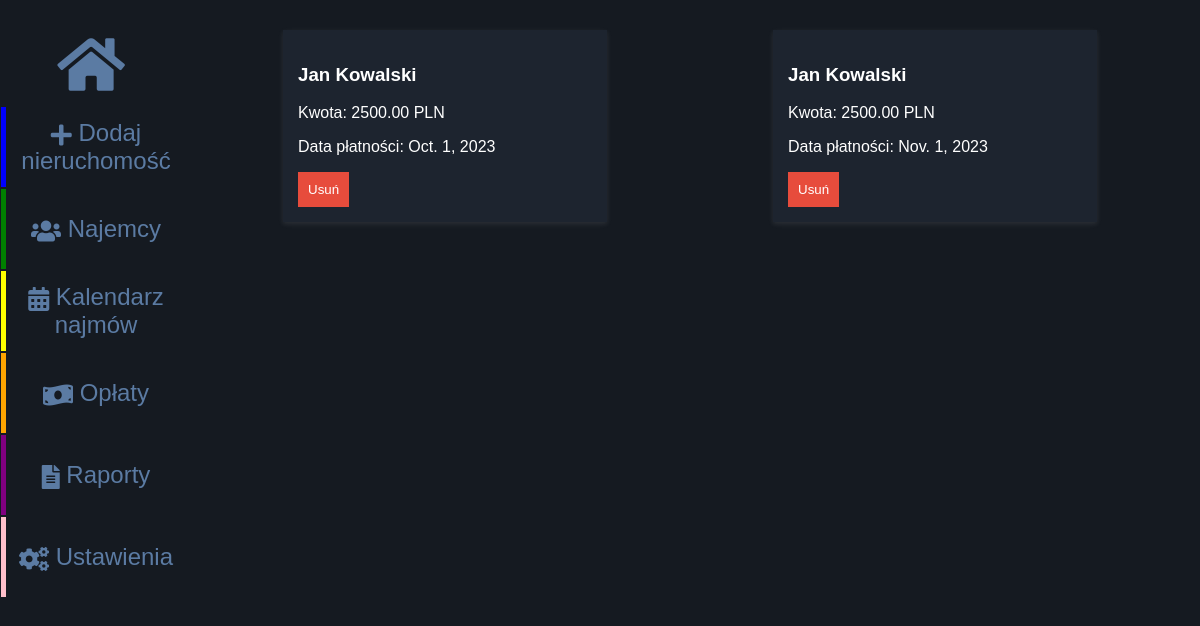
The page /oplaty/ on the database as committed earlier.
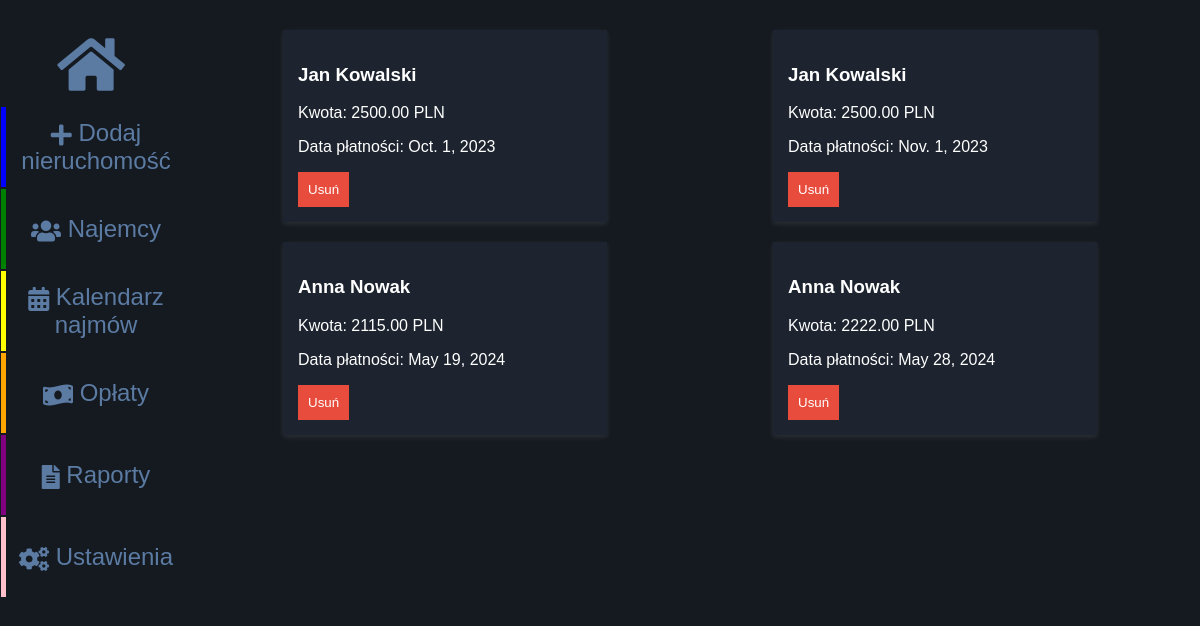
The same page on the database as committed later.
### listings/models.py (models this page shows, shortened)
class Oplata(models.Model):
    ID_oplaty = models.AutoField(primary_key=True)
    ID_umowy = models.ForeignKey(UmowaNajmu, on_delete=models.CASCADE,db_column='ID_umowy')  # Relacja z UmowaNajmu
    Data_platnosci = models.DateField()
    Kwota = models.DecimalField(max_digits=10, decimal_places=2)
    Typ_oplaty = models.CharField(max_length=50)
    class Meta:
        db_table='Oplaty'

class UmowaNajmu(models.Model):
    ID_umowy = models.AutoField(primary_key=True)
    ID_najemcy = models.ForeignKey(Najemca, on_delete=models.CASCADE, db_column='ID_najemcy')  # Relacja z Najemca
    ID_nieruchomosci = models.ForeignKey(Nieruchomosc, on_delete=models.CASCADE, db_column='ID_nieruchomosci')  # Relacja z Nieruchomosc
    Data_rozpoczecia = models.DateField()
    Data_zakonczenia = models.DateField()
    Oplata_miesieczna = models.DecimalField(max_digits=10, decimal_places=2)
    Kaucja = models.DecimalField(max_digits=10, decimal_places=2)
    Status = models.CharField(max_length=50)
    class Meta:
        db_table='Umowy_najmu'

class Najemca(models.Model):
    ID_najemcy = models.AutoField(primary_key=True)
    Imie = models.CharField(max_length=100)
    Nazwisko = models.CharField(max_length=100)
    Telefon = models.CharField(max_length=15)
    Email = models.EmailField(max_length=100)
    Data_rozpoczecia_najmu = models.DateField(blank=True, null=True)  # Opcjonalne
    Data_zakonczenia_najmu = models.DateField(blank=True, null=True)  # Opcjonalne
    ID_nieruchomosci = models.ForeignKey(Nieruchomosc, on_delete=models.SET_NULL, blank=True, null=True, db_column='ID_nieruchomosci')  # Relacja z Nieruchomosc, opcjonalne
    class Meta:
        db_table='Najemcy'

### listings/views.py (the view)
# urls.py: path('oplaty/', views.lista_oplat, name='lista_oplat'),
def lista_oplat(request):
    theme = request.session.get('theme', 'dark')
    oplaty = Oplata.objects.select_related('ID_umowy__ID_najemcy').all()  # Zakładając, że istnieje relacja ID_umowy do UmowaNajmu i UmowaNajmu ma relację ID_najemcy do Najemca
    return render(request, 'lista_oplat.html', {'oplaty': oplaty,'theme': theme})

### templates/lista_oplat.html (shortened to what this page needs)
<!DOCTYPE html>
<html lang="en">
<head>
    {% load static %}
    <link rel="stylesheet" type="text/css" href="{% static 'style.css' %}">
    <link rel="stylesheet" href="https://cdnjs.cloudflare.com/ajax/libs/font-awesome/5.15.4/css/all.min.css">
</head>
<body class="{{ theme }} {{ font_size }}-font">
    <div class="sidebar">
        <a href="{% url 'lista_nieruchomosci' %}" style="display: flex; align-items: center; justify-content: center; margin-top: 25px;">
            <button style="background: none; border: none;"><i class="fas fa-home" style="font-size: 60px;"></i></button>
        </a>
        <a href="{% url 'dodaj_nieruchomosc' %}" class="button-2">
            <button><i class="fas fa-plus"></i> Dodaj nieruchomość</button>
        </a>
        <a href="{% url 'lista_najemcow' %}" class="button-3">
            <button><i class="fas fa-users"></i> Najemcy</button>
        </a>
        <a href="{% url 'kalendarz_najmow' %}" class="button-4">
            <button><i class="fas fa-calendar-alt"></i> Kalendarz najmów</button>
        </a>
        <a href="{% url 'lista_oplat' %}" class="button-5">
            <button><i class="fas fa-money-bill-wave"></i> Opłaty</button>
        </a>
        <a href="{% url 'raporty' %}" class="button-6">
            <button><i class="fas fa-file-alt"></i> Raporty</button>
        </a>
        <a href="{% url 'ustawienia' %}" class="button-7">
            <button><i class="fas fa-cogs"></i> Ustawienia</button>
        </a>
    </div>
    <div class="main-content">
        {% for oplata in oplaty %}
        <div class="payment-tile">
            <h3>{{ oplata.ID_umowy.ID_najemcy.Imie }} {{ oplata.ID_umowy.ID_najemcy.Nazwisko }}</h3>
            <p>Kwota: {{ oplata.Kwota }} PLN</p>
            <p>Data płatności: {{ oplata.Data_platnosci }}</p>
            <form method="post" action="{% url 'usun_oplate' oplata.pk %}">
                <button type="submit" class="delete-button">Usuń</button>
            </form>
        </div>
        {% endfor %}
    </div>
</body>
</html>

### listings/static/style.css (style rules this page uses)
body { font-family: Arial, sans-serif; margin: 0; padding: 0; background-color: #151a21; }
.sidebar { background-color: #151a21; float: left; width: 15%; height: 100%; text-align: center; }
.sidebar a { display: inline-block; margin: 1px; text-decoration: none; width: 100%; }
.dark .sidebar { background-color: #151a21; color: #151a21; }
.sidebar button i { vertical-align: middle; }
.sidebar .button-2 { border-left: 5px solid blue; }
.sidebar .button-3 { border-left: 5px solid green; }
.sidebar .button-4 { border-left: 5px solid yellow; }
.sidebar .button-5 { border-left: 5px solid orange; }
.sidebar .button-6 { border-left: 5px solid purple; }
.sidebar .button-7 { border-left: 5px solid pink; }
.sidebar button { background-color: #151a21; padding: 0; color: #5b7ba3; font-size: 24px; cursor: pointer; transition: background-color 0.3s; width: 95%; height: 80px; margin: 0; border: none; box-sizing: border-box; }
.dark .sidebar button { background-color: #151a21; color: #5b7ba3; }
body.dark { background-color: #151a21; color: #fff; }

### templates/lista_oplat.html (style rules this page uses)
.main-content { display: flex; flex-wrap: wrap; justify-content: space-around; padding: 20px; }
.payment-tile { width: 30%; padding: 15px; margin: 10px; box-shadow: 0 2px 5px rgba(244, 242, 242, 0.1); background-color: #1d242f; color: white; }
.payment-tile h3, .payment-tile p { color: white; }
.delete-button { background-color: #e74c3c; color: white; border: none; padding: 10px; cursor: pointer; }

Rows that differ between the two databases and show on the page:
added Oplata: ID_umowy.ID_najemcy.Imie "Anna", ID_umowy.ID_najemcy.Nazwisko "Nowak", Kwota "2115.00", Data_platnosci "May 19, 2024"
added Oplata: ID_umowy.ID_najemcy.Imie "Anna", ID_umowy.ID_najemcy.Nazwisko "Nowak", Kwota "2222.00", Data_platnosci "May 28, 2024"
